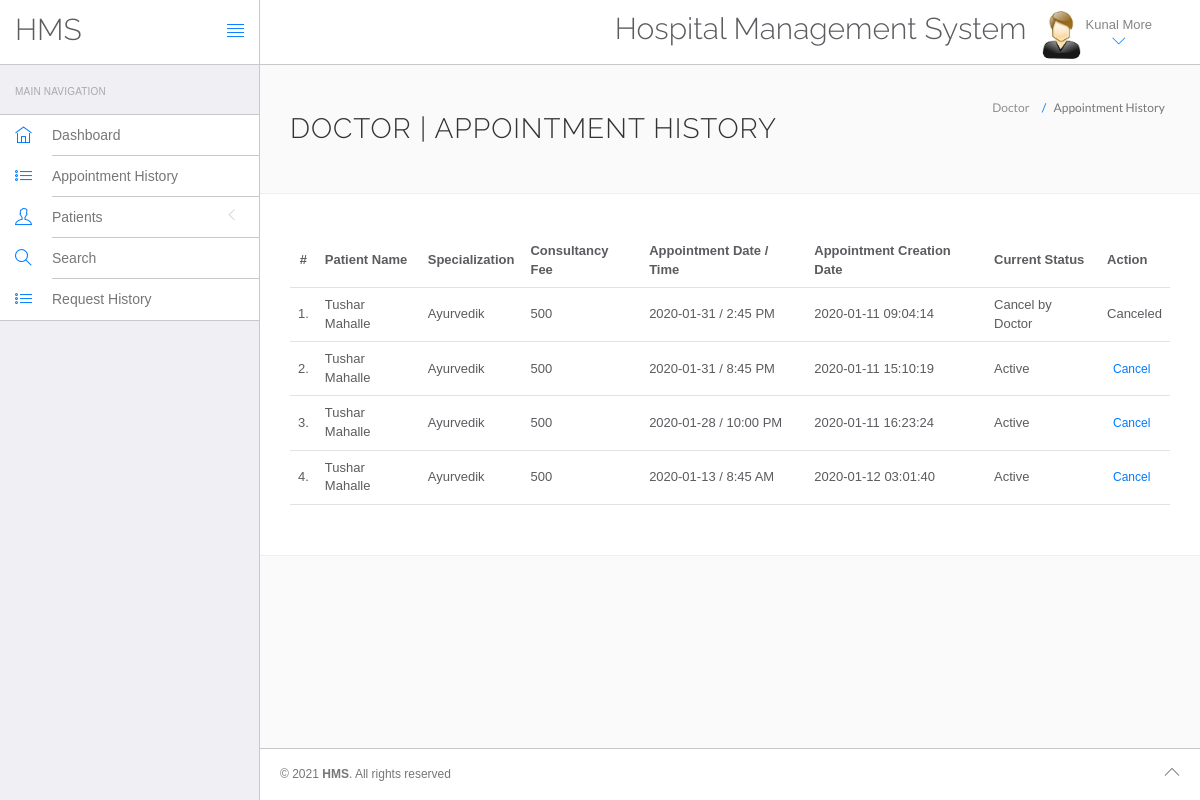
The app's page /hospital/hms/doctor/appointment-history.php (signed in) with its own data.
### tables this page shows
CREATE TABLE IF NOT EXISTS `doctors` (
  `id` int(11) NOT NULL AUTO_INCREMENT,
  `specilization` varchar(255) DEFAULT NULL,
  `doctorName` varchar(255) DEFAULT NULL,
  `address` longtext,
  `docFees` varchar(255) DEFAULT NULL,
  `contactno` bigint(11) DEFAULT NULL,
  `docEmail` varchar(255) DEFAULT NULL,
  `password` varchar(255) DEFAULT NULL,
  `creationDate` timestamp NULL DEFAULT CURRENT_TIMESTAMP,
  `updationDate` timestamp NULL DEFAULT NULL ON UPDATE CURRENT_TIMESTAMP,
  PRIMARY KEY (`id`)
);

CREATE TABLE IF NOT EXISTS `appointment` (
  `id` int(11) NOT NULL AUTO_INCREMENT,
  `doctorSpecialization` varchar(255) DEFAULT NULL,
  `doctorId` int(11) DEFAULT NULL,
  `userId` int(11) DEFAULT NULL,
  `consultancyFees` int(11) DEFAULT NULL,
  `appointmentDate` varchar(255) DEFAULT NULL,
  `appointmentTime` varchar(255) DEFAULT NULL,
  `postingDate` timestamp NULL DEFAULT CURRENT_TIMESTAMP,
  `userStatus` int(11) DEFAULT NULL,
  `doctorStatus` int(11) DEFAULT NULL,
  `updationDate` timestamp NULL DEFAULT NULL ON UPDATE CURRENT_TIMESTAMP,
  PRIMARY KEY (`id`)
);

CREATE TABLE IF NOT EXISTS `users` (
  `id` int(11) NOT NULL AUTO_INCREMENT,
  `fullName` varchar(255) DEFAULT NULL,
  `address` longtext,
  `city` varchar(255) DEFAULT NULL,
  `gender` varchar(255) DEFAULT NULL,
  `email` varchar(255) DEFAULT NULL,
  `password` varchar(255) DEFAULT NULL,
  `regDate` timestamp NULL DEFAULT CURRENT_TIMESTAMP,
  `updationDate` timestamp NULL DEFAULT NULL ON UPDATE CURRENT_TIMESTAMP,
  PRIMARY KEY (`id`),
  KEY `email` (`email`)
);

### hospital/hms/doctor/appointment-history.php (the view, shortened to what this page needs)
<?php
include('include/config.php');
?>
<!DOCTYPE html>
<html lang="en">
	<head>
		<link rel="stylesheet" href="vendor/bootstrap/css/bootstrap.min.css">
		<link rel="stylesheet" href="vendor/fontawesome/css/font-awesome.min.css">
		<link rel="stylesheet" href="vendor/themify-icons/themify-icons.min.css">
		<link href="vendor/animate.css/animate.min.css" rel="stylesheet" media="screen">
		<link href="vendor/perfect-scrollbar/perfect-scrollbar.min.css" rel="stylesheet" media="screen">
		<link href="vendor/switchery/switchery.min.css" rel="stylesheet" media="screen">
		<link href="vendor/bootstrap-touchspin/jquery.bootstrap-touchspin.min.css" rel="stylesheet" media="screen">
		<link href="vendor/select2/select2.min.css" rel="stylesheet" media="screen">
		<link href="vendor/bootstrap-datepicker/bootstrap-datepicker3.standalone.min.css" rel="stylesheet" media="screen">
		<link href="vendor/bootstrap-timepicker/bootstrap-timepicker.min.css" rel="stylesheet" media="screen">
		<link rel="stylesheet" href="assets/css/styles.css">
		<link rel="stylesheet" href="assets/css/plugins.css">
		<link rel="stylesheet" href="assets/css/themes/theme-1.css" id="skin_color" />
	</head>
	<body>
		<div id="app">
<?php include('include/sidebar.php');?>
			<div class="app-content">
					<?php include('include/header.php');?>
				<div class="main-content" >
					<div class="wrap-content container" id="container">
						<section id="page-title">
							<div class="row">
								<div class="col-sm-8">
									<h1 class="mainTitle">Doctor  | Appointment History</h1>
																	</div>
								<ol class="breadcrumb">
									<li>
										<span>Doctor </span>
									</li>
									<li class="active">
										<span>Appointment History</span>
									</li>
								</ol>
							</div>
						</section>
						<div class="container-fluid container-fullw bg-white">
									<div class="row">
								<div class="col-md-12">
									<table class="table table-hover" id="sample-table-1">
										<thead>
											<tr>
												<th class="center">#</th>
												<th class="hidden-xs">Patient  Name</th>
												<th>Specialization</th>
												<th>Consultancy Fee</th>
												<th>Appointment Date / Time </th>
												<th>Appointment Creation Date  </th>
												<th>Current Status</th>
												<th>Action</th>
											</tr>
										</thead>
										<tbody>
<?php
$sql=mysqli_query($con,"select users.fullName as fname,appointment.*  from appointment join users on users.id=appointment.userId where appointment.doctorId='".$_SESSION['id']."'");
$cnt=1;
while($row=mysqli_fetch_array($sql))
{
?>
											<tr>
												<td class="center"><?php echo $cnt;?>.</td>
												<td class="hidden-xs"><?php echo $row['fname'];?></td>
												<td><?php echo $row['doctorSpecialization'];?></td>
												<td><?php echo $row['consultancyFees'];?></td>
												<td><?php echo $row['appointmentDate'];?> / <?php echo
												 $row['appointmentTime'];?>
												</td>
												<td><?php echo $row['postingDate'];?></td>
												<td>
<?php if(($row['userStatus']==1) && ($row['doctorStatus']==1))
{
	echo "Active";
}
if(($row['userStatus']==1) && ($row['doctorStatus']==0))
{
	echo "Cancel by Doctor";
}
												?></td>
												<td >
												<div class="visible-md visible-lg hidden-sm hidden-xs">
							<?php if(($row['userStatus']==1) && ($row['doctorStatus']==1))
{ ?>
	<a href="appointment-history.php?id=<?php echo $row['id']?>&cancel=update" onClick="return confirm('Are you sure you want to cancel this appointment ?')"class="btn btn-transparent btn-xs tooltips" title="Cancel Appointment" tooltip-placement="top" tooltip="Remove">Cancel</a>
	<?php } else {
		echo "Canceled";
		} ?>
												</div>
												</td>
											</tr>
											<?php
$cnt=$cnt+1;
											 }?>
										</tbody>
									</table>
								</div>
							</div>
								</div>
					</div>
				</div>
			</div>
	<?php include('include/footer.php');?>
		</div>
	</body>
</html>

### hospital/hms/doctor/include/header.php (shortened to what this page needs)
<header class="navbar navbar-default navbar-static-top">
					<div class="navbar-header">
						<a class="navbar-brand" href="#">
							<h2 style="padding-top:20% ">HMS</h2>
						</a>
						<a href="#" class="sidebar-toggler pull-right visible-md visible-lg" data-toggle-class="app-sidebar-closed" data-toggle-target="#app">
							<i class="ti-align-justify"></i>
						</a>
					</div>
					<div class="navbar-collapse collapse">
						<ul class="nav navbar-right">
								<li  style="padding-top:2% ">
								<h2>Hospital Management System</h2>
							</li>
							<li class="dropdown current-user">
								<a href class="dropdown-toggle" data-toggle="dropdown">
									<img src="assets/images/images.jpg" > <span class="username">
									<?php $query=mysqli_query($con,"select doctorName from doctors where id='".$_SESSION['id']."'");
while($row=mysqli_fetch_array($query))
{
	echo $row['doctorName'];
}
									?> <i class="ti-angle-down"></i></i></span>
								</a>
							</li>
						</ul>
					</div>
				</header>

### hospital/hms/doctor/assets/css/themes/theme-1.css (style rules this page uses)
body { background: #FAFAFA; }
header .navbar-header { background: #ffffff !important; border-right-color: #c8c7cc !important; border-bottom-color: #c8c7cc !important; }
header .navbar-header .sidebar-toggler, header .navbar-header .sidebar-mobile-toggler { color: #007aff !important; }
header .navbar-header .navbar-brand { color: #777 !important; }
header .navbar-collapse { background: #ffffff !important; border-bottom-color: #c8c7cc !important; box-shadow: none !important; }
header .navbar-collapse .navbar-right > li > a { color: #777; }
header .navbar-collapse .navbar-right > li > a i { color: #007aff !important; }

### records on screen
doctors: doctorName "Kunal More"
appointment: userId.fullName "Tushar Mahalle", doctorSpecialization "Ayurvedik", consultancyFees "500", appointmentDate "2020-01-31", appointmentTime "2:45 PM", postingDate "2020-01-11 09:04:14", userStatus "Cancel by Doctor"
appointment: userId.fullName "Tushar Mahalle", doctorSpecialization "Ayurvedik", consultancyFees "500", appointmentDate "2020-01-31", appointmentTime "8:45 PM", postingDate "2020-01-11 15:10:19", userStatus "Active"
appointment: userId.fullName "Tushar Mahalle", doctorSpecialization "Ayurvedik", consultancyFees "500", appointmentDate "2020-01-28", appointmentTime "10:00 PM", postingDate "2020-01-11 16:23:24", userStatus "Active"
appointment: userId.fullName "Tushar Mahalle", doctorSpecialization "Ayurvedik", consultancyFees "500", appointmentDate "2020-01-13", appointmentTime "8:45 AM", postingDate "2020-01-12 03:01:40", userStatus "Active"
